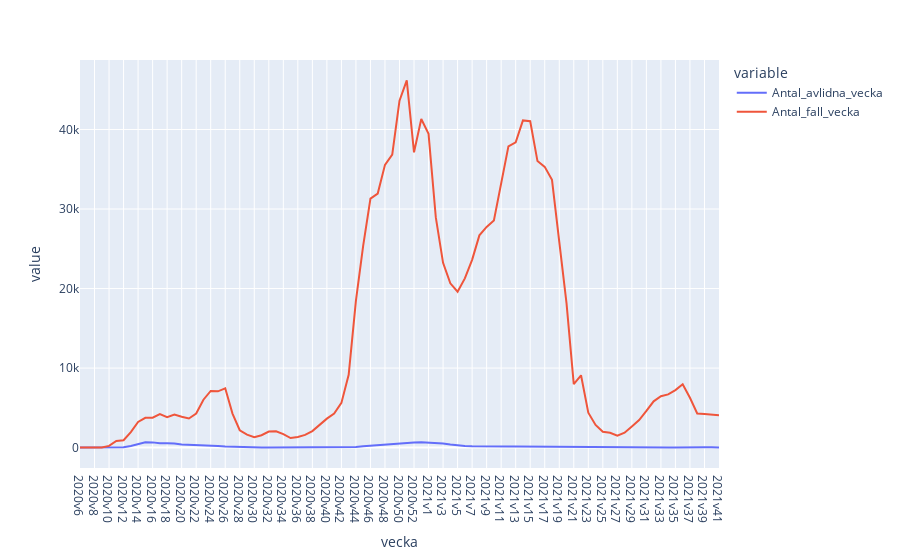

This figure's notebook cell:
### Code cell
# With plotly express


# So this will plots
# 1c avlidna fall per vecka, 2020v6 to now
# 1d nya fall per vecka, 2020v6 to now.
# 1e avlidna fall per vecka & nya fall per vecka, 2020v6 to now
# 1f kumulativt antal fall, 2020v6 to now
"""
for n in range(4):
    #if len(yparams[n]) == 2:
    #    ylabel


    fig = px.line(
        c19sweden, x=xparam, y=yparams[n],
    )
    fig.show()
"""

# TODO: lös mina fina labels till figuren

fig = px.line(
    c19sweden, x=xparam, y=yparams[2],
    labels = {yparams[2][0]:"Antal avlidna", yparams[2][1]:"antal fall per vecka"}
)
fig.show()
#labels={xparam:xlabel, yparams[n]:ylabels[n]}

"""
# Lists with plot parameters and plot labels
xparam = "vecka"

yparams = [
    "Antal_avlidna_vecka",
    "Antal_fall_vecka",
   ["Antal_avlidna_vecka","Antal_fall_vecka"],
    "Kum_antal_fall"
]

xlabel = "Vecka"
ylabels = [
    "Antal avlidna per vecka",
    "Antal fall per vecka",
    "Antal avlidna & antal fall per vecka",
    "Kumulativt antal fall per vecka"
]
""";

### Figure 1 — Plotly figure (JSON) as saved in the notebook; plotly's stock layout.template omitted (floating-point values rounded to 4 significant figures)
{"data": [{"hovertemplate": "variable=Antal_avlidna_vecka<br>vecka=%{x}<br>value=%{y}<extra></extra>", "legendgroup": "Antal_avlidna_vecka", "line": {"color": "#636efa", "dash": "solid"}, "marker": {"symbol": "circle"}, "mode": "lines", "name": "Antal_avlidna_vecka", "orientation": "v", "showlegend": true, "type": "scatter", "x": ["2020v6", "2020v7", "2020v8", "2020v9", "2020v10", "2020v11", "2020v12", "2020v13", "2020v14", "2020v15", "2020v16", "2020v17", "2020v18", "2020v19", "2020v20", "2020v21", "2020v22", "2020v23", "2020v24", "2020v25", "2020v26", "2020v27", "2020v28", "2020v29", "2020v30", "2020v31", "2020v32", "2020v33", "2020v34", "2020v35", "2020v36", "2020v37", "2020v38", "2020v39", "2020v40", "2020v41", "2020v42", "2020v43", "2020v44", "2020v45", "2020v46", "2020v47", "2020v48", "2020v49", "2020v50", "2020v51", "2020v52", "2020v53", "2021v1", "2021v2", "2021v3", "2021v4", "2021v5", "2021v6", "2021v7", "2021v8", "2021v9", "2021v10", "2021v11", "2021v12", "2021v13", "2021v14", "2021v15", "2021v16", "2021v17", "2021v18", "2021v19", "2021v20", "2021v21", "2021v22", "2021v23", "2021v24", "2021v25", "2021v26", "2021v27", "2021v28", "2021v29", "2021v30", "2021v31", "2021v32", "2021v33", "2021v34", "2021v35", "2021v36", "2021v37", "2021v38", "2021v39", "2021v40", "2021v41"], "xaxis": "x", "y": [0, 0, 0, 0, 0, 5, 44, 190, 451, 664, 657, 546, 543, 509, 380, 360, 272, 246, 234, 200, 138, 98, 84, 57, 30, 18, 18, 16, 19, 10, 12, 13, 12, 11, 17, 22, 16, 43, 82, 157, 235, 332, 417, 476, 501, 645, 643, 663, 644, 598, 513, 389, 269, 205, 171, 146, 128, 140, 127, 125, 141, 133, 140, 131, 114, 105, 111, 69, 47, 39, 22, 17, 9, 8, 3, 2, 3, 3, 7, 6, 9, 20, 26, 49, 52, 40, 37, 42, 18], "yaxis": "y"}, {"hovertemplate": "variable=Antal_fall_vecka<br>vecka=%{x}<br>value=%{y}<extra></extra>", "legendgroup": "Antal_fall_vecka", "line": {"color": "#EF553B", "dash": "solid"}, "marker": {"symbol": "circle"}, "mode": "lines", "name": "Antal_fall_vecka", "orientation": "v", "showlegend": true, "type": "scatter", "x": ["2020v6", "2020v7", "2020v8", "2020v9", "2020v10", "2020v11", "2020v12", "2020v13", "2020v14", "2020v15", "2020v16", "2020v17", "2020v18", "2020v19", "2020v20", "2020v21", "2020v22", "2020v23", "2020v24", "2020v25", "2020v26", "2020v27", "2020v28", "2020v29", "2020v30", "2020v31", "2020v32", "2020v33", "2020v34", "2020v35", "2020v36", "2020v37", "2020v38", "2020v39", "2020v40", "2020v41", "2020v42", "2020v43", "2020v44", "2020v45", "2020v46", "2020v47", "2020v48", "2020v49", "2020v50", "2020v51", "2020v52", "2020v53", "2021v1", "2021v2", "2021v3", "2021v4", "2021v5", "2021v6", "2021v7", "2021v8", "2021v9", "2021v10", "2021v11", "2021v12", "2021v13", "2021v14", "2021v15", "2021v16", "2021v17", "2021v18", "2021v19", "2021v20", "2021v21", "2021v22", "2021v23", "2021v24", "2021v25", "2021v26", "2021v27", "2021v28", "2021v29", "2021v30", "2021v31", "2021v32", "2021v33", "2021v34", "2021v35", "2021v36", "2021v37", "2021v38", "2021v39", "2021v40", "2021v41"], "xaxis": "x", "y": [1, 0, 0, 13, 211, 838, 924, 1957, 3229, 3740, 3752, 4203, 3832, 4153, 3869, 3659, 4280, 6021, 7123, 7073, 7455, 4279, 2179, 1622, 1316, 1556, 2014, 2052, 1687, 1200, 1332, 1592, 2080, 2919, 3642, 4278, 5620, 9155, 18474, 25405, 31319, 31944, 35560, 36837, 43631, 46177, 37134, 41323, 39455, 28942, 23230, 20660, 19605, 21283, 23615, 26690, 27748, 28555, 33033, 37881, 38386, 41147, 41038, 36032, 35306, 33680, 25916, 18169, 7974, 9094, 4394, 2848, 1982, 1869, 1514, 1881, 2662, 3459, 4608, 5820, 6466, 6688, 7236, 7972, 6266, 4298, 4241, 4141, 4062], "yaxis": "y"}], "layout": {"legend": {"title": {"text": "variable"}, "tracegroupgap": 0}, "margin": {"t": 60}, "xaxis": {"anchor": "y", "domain": [0, 1], "title": {"text": "vecka"}}, "yaxis": {"anchor": "x", "domain": [0, 1], "title": {"text": "value"}}}}
